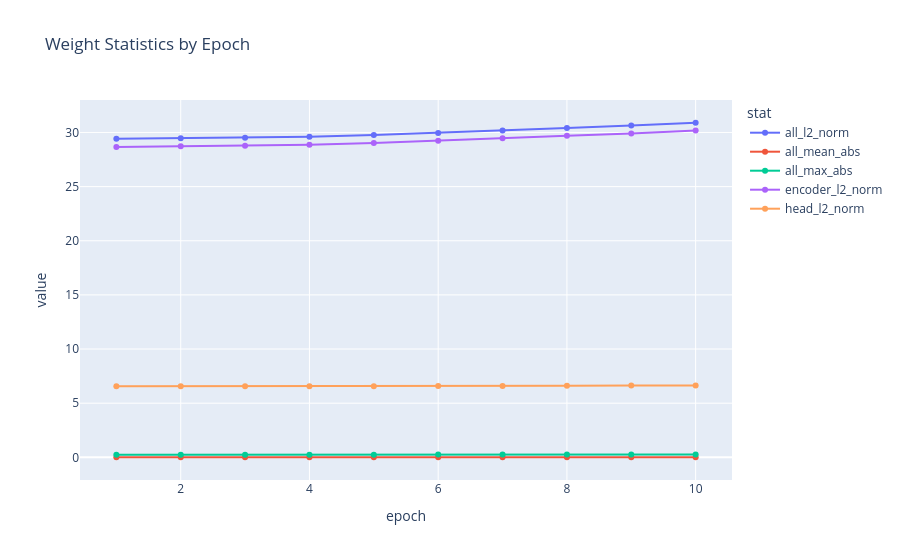

Notebook code cell kept with this figure:
### Code cell
stats_to_plot = [
    'all_l2_norm',
    'all_mean_abs',
    'all_max_abs',
    'encoder_l2_norm',
    'head_l2_norm',
]

long_df = combined_df.melt(id_vars='epoch', value_vars=stats_to_plot, var_name='stat', value_name='value')
px.line(long_df, x='epoch', y='value', color='stat', markers=True, title='Weight Statistics by Epoch')

### Figure 1 — Plotly figure (JSON) as saved in the notebook; plotly's stock layout.template omitted (floating-point values rounded to 4 significant figures)
{"data": [{"hovertemplate": "stat=all_l2_norm<br>epoch=%{x}<br>value=%{y}<extra></extra>", "legendgroup": "all_l2_norm", "line": {"color": "#636efa", "dash": "solid"}, "marker": {"symbol": "circle"}, "mode": "lines+markers", "name": "all_l2_norm", "orientation": "v", "showlegend": true, "type": "scatter", "x": [1, 2, 3, 4, 5, 6, 7, 8, 9, 10], "xaxis": "x", "y": [29.41, 29.46, 29.51, 29.61, 29.76, 29.96, 30.19, 30.41, 30.64, 30.9], "yaxis": "y"}, {"hovertemplate": "stat=all_mean_abs<br>epoch=%{x}<br>value=%{y}<extra></extra>", "legendgroup": "all_mean_abs", "line": {"color": "#EF553B", "dash": "solid"}, "marker": {"symbol": "circle"}, "mode": "lines+markers", "name": "all_mean_abs", "orientation": "v", "showlegend": true, "type": "scatter", "x": [1, 2, 3, 4, 5, 6, 7, 8, 9, 10], "xaxis": "x", "y": [0.007689, 0.007702, 0.007714, 0.007737, 0.007773, 0.00782, 0.007875, 0.007929, 0.007983, 0.008046], "yaxis": "y"}, {"hovertemplate": "stat=all_max_abs<br>epoch=%{x}<br>value=%{y}<extra></extra>", "legendgroup": "all_max_abs", "line": {"color": "#00cc96", "dash": "solid"}, "marker": {"symbol": "circle"}, "mode": "lines+markers", "name": "all_max_abs", "orientation": "v", "showlegend": true, "type": "scatter", "x": [1, 2, 3, 4, 5, 6, 7, 8, 9, 10], "xaxis": "x", "y": [0.2485, 0.2481, 0.2483, 0.2496, 0.2499, 0.2516, 0.2533, 0.2535, 0.2529, 0.2552], "yaxis": "y"}, {"hovertemplate": "stat=encoder_l2_norm<br>epoch=%{x}<br>value=%{y}<extra></extra>", "legendgroup": "encoder_l2_norm", "line": {"color": "#ab63fa", "dash": "solid"}, "marker": {"symbol": "circle"}, "mode": "lines+markers", "name": "encoder_l2_norm", "orientation": "v", "showlegend": true, "type": "scatter", "x": [1, 2, 3, 4, 5, 6, 7, 8, 9, 10], "xaxis": "x", "y": [28.67, 28.72, 28.77, 28.87, 29.03, 29.23, 29.46, 29.69, 29.91, 30.17], "yaxis": "y"}, {"hovertemplate": "stat=head_l2_norm<br>epoch=%{x}<br>value=%{y}<extra></extra>", "legendgroup": "head_l2_norm", "line": {"color": "#FFA15A", "dash": "solid"}, "marker": {"symbol": "circle"}, "mode": "lines+markers", "name": "head_l2_norm", "orientation": "v", "showlegend": true, "type": "scatter", "x": [1, 2, 3, 4, 5, 6, 7, 8, 9, 10], "xaxis": "x", "y": [6.568, 6.567, 6.566, 6.567, 6.572, 6.581, 6.593, 6.607, 6.625, 6.644], "yaxis": "y"}], "layout": {"legend": {"title": {"text": "stat"}, "tracegroupgap": 0}, "title": {"text": "Weight Statistics by Epoch"}, "xaxis": {"anchor": "y", "domain": [0, 1], "title": {"text": "epoch"}}, "yaxis": {"anchor": "x", "domain": [0, 1], "title": {"text": "value"}}}}
